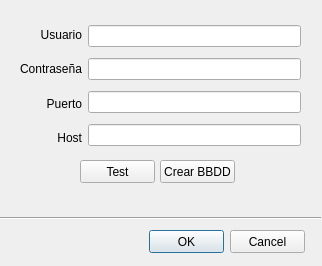
<?xml version="1.0" encoding="UTF-8"?>
<ui version="4.0">
 <class>formConfigBD</class>
 <widget class="QDialog" name="formConfigBD">
  <property name="geometry">
   <rect>
    <x>0</x>
    <y>0</y>
    <width>322</width>
    <height>266</height>
   </rect>
  </property>
  <property name="windowTitle">
   <string>Configurar acceso a BBDD</string>
  </property>
  <widget class="Line" name="line">
   <property name="geometry">
    <rect>
     <x>0</x>
     <y>210</y>
     <width>321</width>
     <height>16</height>
    </rect>
   </property>
   <property name="orientation">
    <enum>Qt::Horizontal</enum>
   </property>
  </widget>
  <widget class="QWidget" name="layoutWidget">
   <property name="geometry">
    <rect>
     <x>20</x>
     <y>20</y>
     <width>281</width>
     <height>132</height>
    </rect>
   </property>
   <layout class="QHBoxLayout" name="horizontalLayout">
    <item>
     <layout class="QVBoxLayout" name="verticalLayout">
      <item>
       <widget class="QLabel" name="label">
        <property name="sizePolicy">
         <sizepolicy hsizetype="Preferred" vsizetype="Preferred">
          <horstretch>0</horstretch>
          <verstretch>0</verstretch>
         </sizepolicy>
        </property>
        <property name="maximumSize">
         <size>
          <width>16777215</width>
          <height>16777215</height>
         </size>
        </property>
        <property name="text">
         <string>Usuario</string>
        </property>
        <property name="alignment">
         <set>Qt::AlignRight|Qt::AlignTrailing|Qt::AlignVCenter</set>
        </property>
       </widget>
      </item>
      <item>
       <widget class="QLabel" name="label_2">
        <property name="sizePolicy">
         <sizepolicy hsizetype="Preferred" vsizetype="Preferred">
          <horstretch>0</horstretch>
          <verstretch>0</verstretch>
         </sizepolicy>
        </property>
        <property name="maximumSize">
         <size>
          <width>16777215</width>
          <height>16777215</height>
         </size>
        </property>
        <property name="text">
         <string>Contraseña</string>
        </property>
        <property name="alignment">
         <set>Qt::AlignRight|Qt::AlignTrailing|Qt::AlignVCenter</set>
        </property>
       </widget>
      </item>
      <item>
       <widget class="QLabel" name="label_3">
        <property name="sizePolicy">
         <sizepolicy hsizetype="Preferred" vsizetype="Preferred">
          <horstretch>0</horstretch>
          <verstretch>0</verstretch>
         </sizepolicy>
        </property>
        <property name="maximumSize">
         <size>
          <width>16777215</width>
          <height>16777215</height>
         </size>
        </property>
        <property name="text">
         <string>Puerto</string>
        </property>
        <property name="alignment">
         <set>Qt::AlignRight|Qt::AlignTrailing|Qt::AlignVCenter</set>
        </property>
       </widget>
      </item>
      <item>
       <widget class="QLabel" name="label_5">
        <property name="text">
         <string>Host</string>
        </property>
        <property name="alignment">
         <set>Qt::AlignRight|Qt::AlignTrailing|Qt::AlignVCenter</set>
        </property>
       </widget>
      </item>
     </layout>
    </item>
    <item>
     <layout class="QVBoxLayout" name="verticalLayout_2">
      <item>
       <widget class="QLineEdit" name="lineEditUser"/>
      </item>
      <item>
       <widget class="QLineEdit" name="lineEditPassword">
        <property name="echoMode">
         <enum>QLineEdit::Password</enum>
        </property>
       </widget>
      </item>
      <item>
       <widget class="QLineEdit" name="lineEditPuerto">
        <property name="sizePolicy">
         <sizepolicy hsizetype="Expanding" vsizetype="Fixed">
          <horstretch>0</horstretch>
          <verstretch>0</verstretch>
         </sizepolicy>
        </property>
       </widget>
      </item>
      <item>
       <widget class="QLineEdit" name="lineEditHost"/>
      </item>
     </layout>
    </item>
   </layout>
  </widget>
  <widget class="QPushButton" name="okButton">
   <property name="geometry">
    <rect>
     <x>149</x>
     <y>230</y>
     <width>75</width>
     <height>23</height>
    </rect>
   </property>
   <property name="text">
    <string>OK</string>
   </property>
  </widget>
  <widget class="QPushButton" name="cancelButton">
   <property name="geometry">
    <rect>
     <x>230</x>
     <y>230</y>
     <width>75</width>
     <height>23</height>
    </rect>
   </property>
   <property name="text">
    <string>Cancel</string>
   </property>
  </widget>
  <widget class="QPushButton" name="bttnTest">
   <property name="geometry">
    <rect>
     <x>80</x>
     <y>160</y>
     <width>75</width>
     <height>23</height>
    </rect>
   </property>
   <property name="text">
    <string>Test</string>
   </property>
  </widget>
  <widget class="QPushButton" name="btnnCrearBBDD">
   <property name="geometry">
    <rect>
     <x>160</x>
     <y>160</y>
     <width>75</width>
     <height>23</height>
    </rect>
   </property>
   <property name="text">
    <string>Crear BBDD</string>
   </property>
  </widget>
 </widget>
 <tabstops>
  <tabstop>lineEditUser</tabstop>
  <tabstop>lineEditPassword</tabstop>
  <tabstop>lineEditPuerto</tabstop>
  <tabstop>lineEditHost</tabstop>
  <tabstop>bttnTest</tabstop>
  <tabstop>okButton</tabstop>
  <tabstop>cancelButton</tabstop>
 </tabstops>
 <resources/>
 <connections>
  <connection>
   <sender>okButton</sender>
   <signal>clicked()</signal>
   <receiver>formConfigBD</receiver>
   <slot>accept()</slot>
   <hints>
    <hint type="sourcelabel">
     <x>278</x>
     <y>253</y>
    </hint>
    <hint type="destinationlabel">
     <x>96</x>
     <y>254</y>
    </hint>
   </hints>
  </connection>
  <connection>
   <sender>cancelButton</sender>
   <signal>clicked()</signal>
   <receiver>formConfigBD</receiver>
   <slot>reject()</slot>
   <hints>
    <hint type="sourcelabel">
     <x>369</x>
     <y>253</y>
    </hint>
    <hint type="destinationlabel">
     <x>179</x>
     <y>282</y>
    </hint>
   </hints>
  </connection>
 </connections>
</ui>
